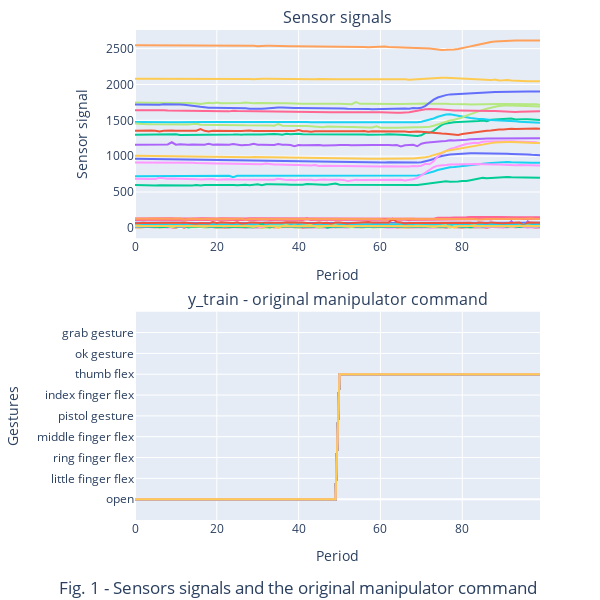

The code cell stored with this chart in its notebook:
### Code cell
get_sensor_command_plot(2, X_train, y_train['class'])  , plot_counter=1
